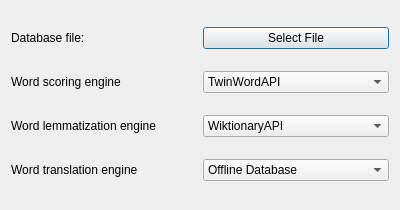
<?xml version="1.0" encoding="UTF-8"?>
<ui version="4.0">
 <class>config_dialog</class>
 <widget class="QDialog" name="config_dialog">
  <property name="geometry">
   <rect>
    <x>0</x>
    <y>0</y>
    <width>400</width>
    <height>210</height>
   </rect>
  </property>
  <property name="windowTitle">
   <string>Config</string>
  </property>
  <layout class="QGridLayout" name="gridLayout">
   <item row="3" column="1">
    <widget class="QComboBox" name="word_lemma_combo">
     <item>
      <property name="text">
       <string>WiktionaryAPI</string>
      </property>
     </item>
     <item>
      <property name="text">
       <string>UltraLinguaAPI</string>
      </property>
     </item>
     <item>
      <property name="text">
       <string>LinguaRobotAPI</string>
      </property>
     </item>
    </widget>
   </item>
   <item row="0" column="0">
    <widget class="QLabel" name="db_file_label">
     <property name="text">
      <string>Database file:</string>
     </property>
    </widget>
   </item>
   <item row="0" column="1">
    <widget class="QPushButton" name="select_file_btn">
     <property name="text">
      <string>Select File</string>
     </property>
    </widget>
   </item>
   <item row="4" column="1">
    <widget class="QComboBox" name="word_trans_combo">
     <item>
      <property name="text">
       <string>Offline Database</string>
      </property>
     </item>
    </widget>
   </item>
   <item row="2" column="1">
    <widget class="QComboBox" name="word_scoring_combo">
     <item>
      <property name="text">
       <string>TwinWordAPI</string>
      </property>
     </item>
    </widget>
   </item>
   <item row="2" column="0">
    <widget class="QLabel" name="word_scoring_lbl">
     <property name="text">
      <string>Word scoring engine</string>
     </property>
    </widget>
   </item>
   <item row="3" column="0">
    <widget class="QLabel" name="word_lemma_lbl">
     <property name="text">
      <string>Word lemmatization engine</string>
     </property>
    </widget>
   </item>
   <item row="4" column="0">
    <widget class="QLabel" name="word_trans_lbl">
     <property name="text">
      <string>Word translation engine</string>
     </property>
    </widget>
   </item>
  </layout>
 </widget>
 <resources/>
 <connections/>
</ui>
